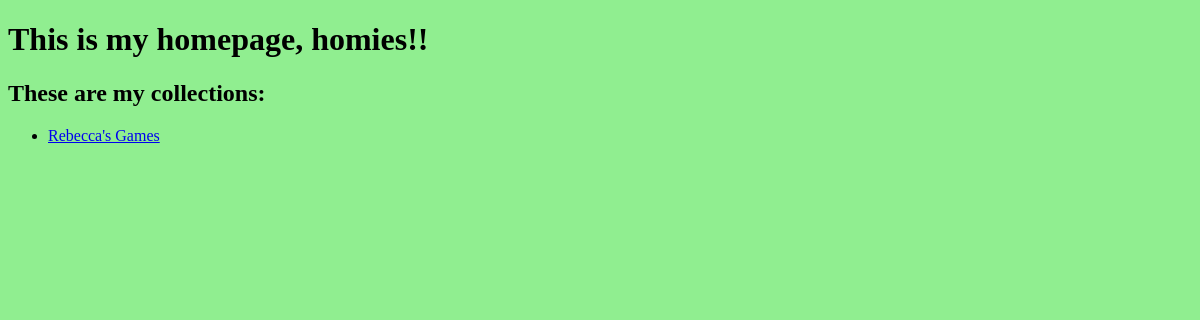
/, run on an earlier commit of the app's database.
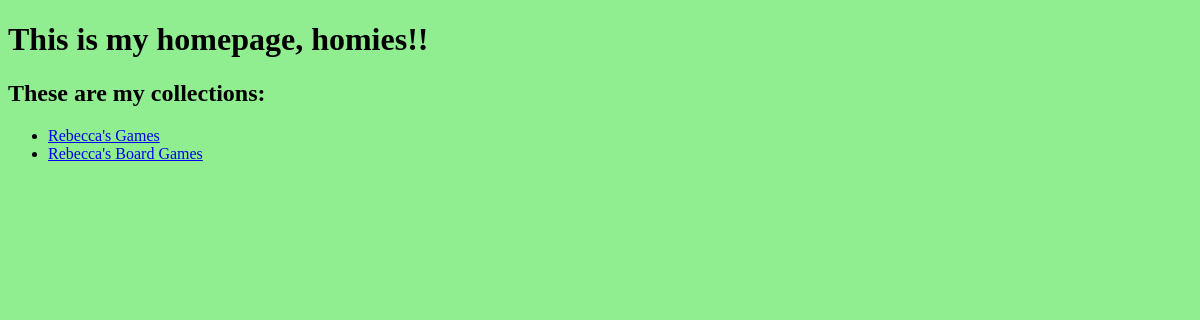
And on a later commit of the database.
### games/models.py (models this page shows)
class Collection(models.Model):
    name = models.CharField(max_length=255)
    def __str__(self):
        return self.name

### games/views.py (the view)
# urls.py: 2. Add a URL to urlpatterns:  path('', views.home, name='home')
def home(request):
    collections = Collection.objects.all()
    return render(request, 'index.html', {'collections': collections})

### templates/index.html (shortened to what this page needs)
{% load static %}
<!DOCTYPE html>
<html lang="en">
<head>
    <link rel="stylesheet" href="{% static 'styles.css' %}">
</head>
<body>
    <h1>This is my homepage, homies!!</h1>
    <h2>These are my collections:</h2>
    <ul>
    {% for collection in collections %}
    <li><a href="{% url 'collection-detail' collection.pk %}">{{collection}}</a></li>
    {% endfor %}
</ul>
</body>
</html>

What changed in the data, as far as the page shows it:
added Collection: name "Rebecca's Board Games"
